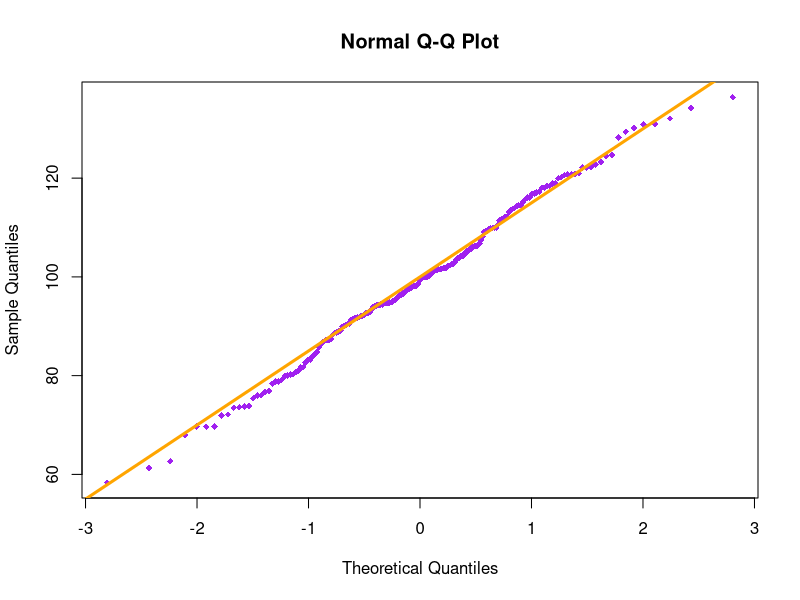
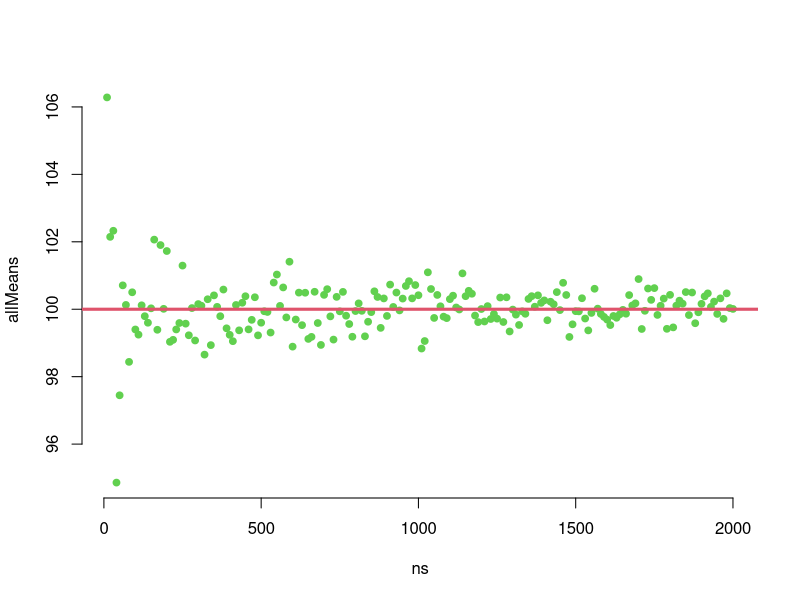

These charts were generated, in order, by the following R code:
set.seed(95473)
n <- 200
samp1 <- rnorm(n, 100, 15)
cat("Mean=",mean(samp1), ", SD=",sd(samp1),"\n")

pdf("images/chapter_4/qqplot1.pdf")
qqnorm(samp1, cex=0.9, pch=18, col="purple")
abline(100, 15, col="orange", lwd=3)
dev.off()

pdf("images/chapter_4/LLN_IQ.pdf")
set.seed(95473)
ns <- seq(10, 2000, by=10)      # (@\wingding{1}@)
L <- length(ns)
allMeans <- rep(0, L)           # (@\wingding{2}@)
for (i in 1:L) {                # (@\wingding{3}@)
  samp <- rnorm(ns[i], 100, 15)
  allMeans[i] <- mean(samp)     # (@\wingding{4}@)
}
plot(ns, allMeans, pch=19, cex=0.9, col=3, axes=FALSE)
axis(1); axis(2)
abline(h=100, lwd=3,col=2)
dev.off()
